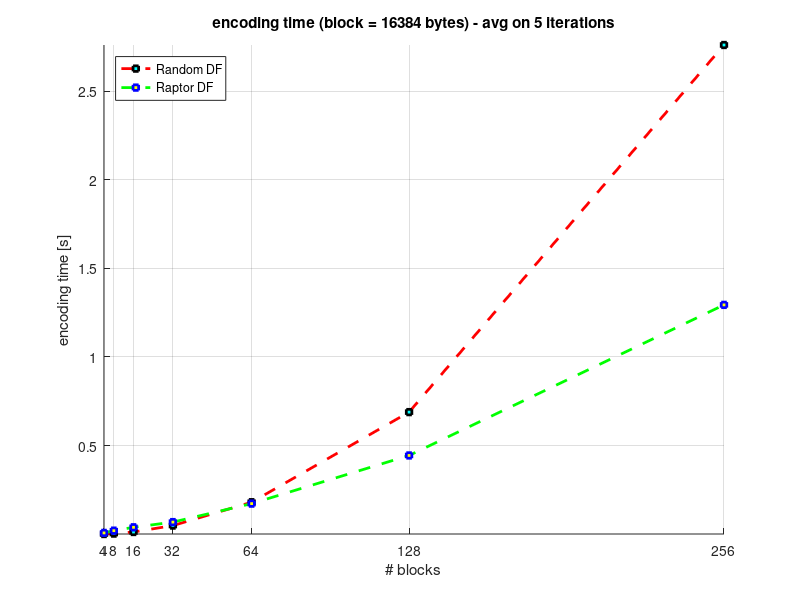
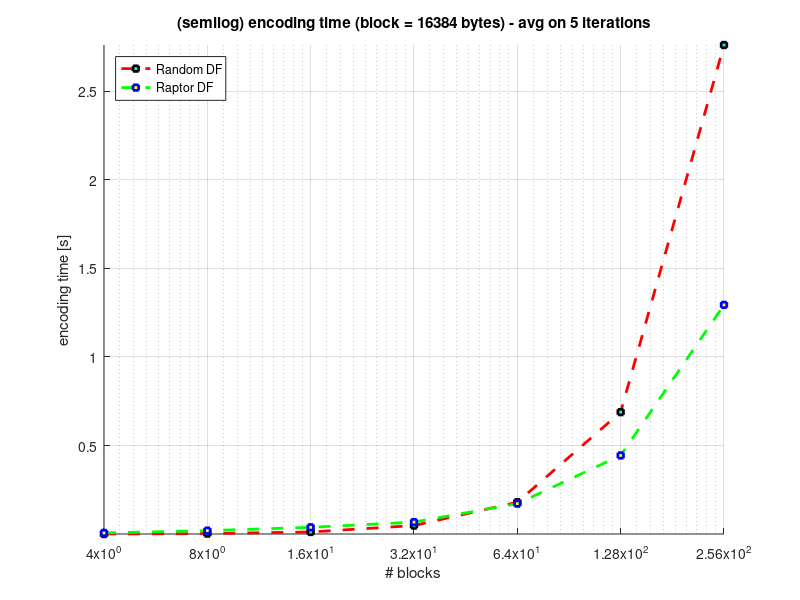
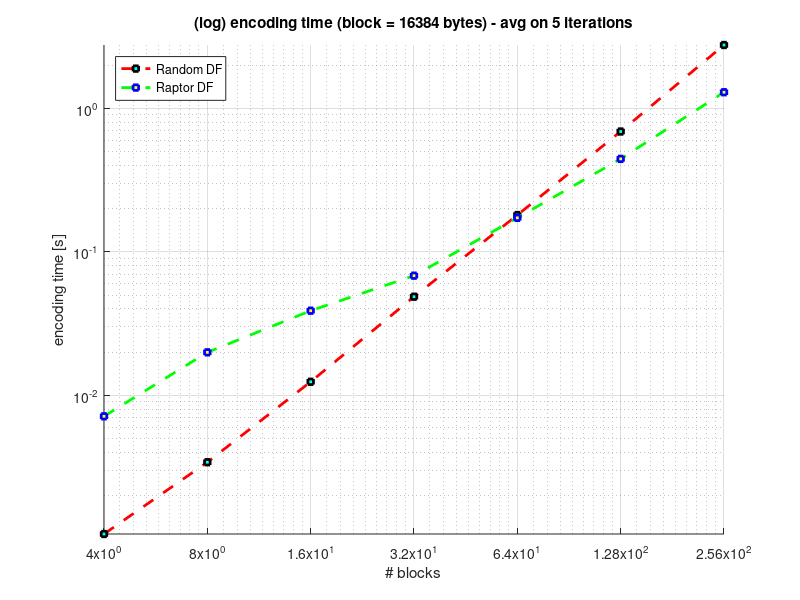
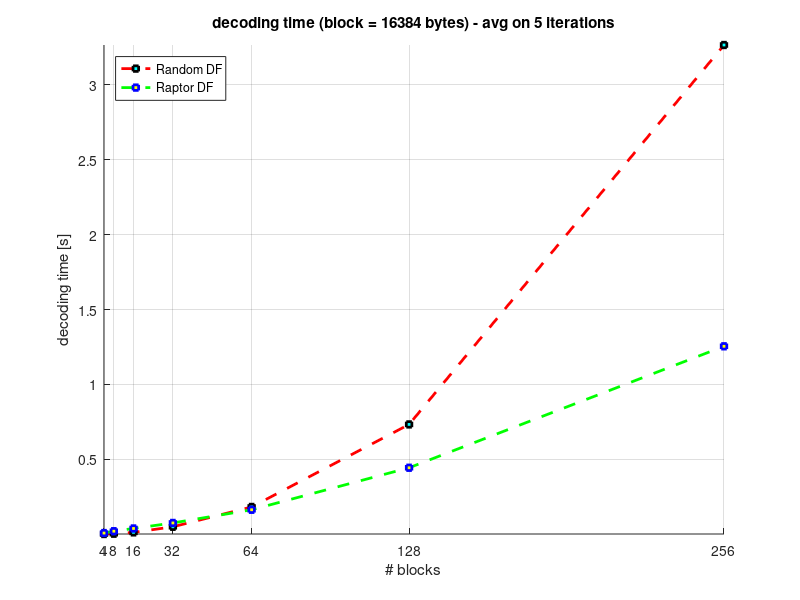

Recreate these plots in MATLAB, in order.
        piecesize = [65536, 131072, 262144, 524288, 1048576, 2097152, 4194304];
        blocks = [4, 8, 16, 32, 64, 128, 256];
        
        t_enc_mean_rdf = [0.0010819012778145926, 0.0034206129546858312, 0.012437830831771506, 0.048688764475812815, 0.18037448058317312, 0.68886904976431929, 2.7603845659588204];
        t_enc_mean_raptor = [0.0071466615464952253, 0.019942179815474647, 0.038881074598986216, 0.068200010905275277, 0.17250481076690516, 0.44423496853686828, 1.2939527263152673];
        t_dec_mean_rdf = [0.0011486539386567616, 0.0030376303909171341, 0.011954709143068957, 0.049333653855977468, 0.18177997017795944, 0.73293224412946545, 3.2670491794101721];
        t_dec_mean_raptor = [0.0074132792154947922, 0.019828190392269678, 0.03809277875996718, 0.074919341421227567, 0.16296660610148694, 0.44357193097800957, 1.2547293630894945];
        ovh_mean_rdf = [35.0, 25.0, 12.5, 8.75, 1.5625, 2.34375, 0.625];
        ovh_mean_raptor = [75.0, 25.0, 12.5, 10.625, 3.125, 0.9375, 0.546875];
        ovh_mean_rr = [75.0, 152.5, 195.0, 359.375, 305.625, 422.5, 491.328125];
        
        figure
        hold on
        plot(blocks,t_enc_mean_rdf,'--rs','LineWidth',2,'MarkerEdgeColor','k','MarkerFaceColor','c','MarkerSize',4)
        plot(blocks,t_enc_mean_raptor,'--gs','LineWidth',2,'MarkerEdgeColor','b','MarkerFaceColor','y','MarkerSize',4)
        set(gca,'XTick',blocks)   
        ylabel('encoding time [s]')
        xlabel('# blocks')
        title('encoding time (block = 16384 bytes) - avg on 5 iterations')
        h = legend('Random DF','Raptor DF','Location','NorthWest');
        set(h,'Interpreter','none')
        axis tight
        grid on
        
        figure
        hold on
        plot(blocks,t_enc_mean_rdf,'--rs','LineWidth',2,'MarkerEdgeColor','k','MarkerFaceColor','c','MarkerSize',4)
        plot(blocks,t_enc_mean_raptor,'--gs','LineWidth',2,'MarkerEdgeColor','b','MarkerFaceColor','y','MarkerSize',4)
        set(gca,'XTick',blocks)  
        set(gca,'XScale','Log') 
        ylabel('encoding time [s]')
        xlabel('# blocks')
        title('(semilog) encoding time (block = 16384 bytes) - avg on 5 iterations')
        h = legend('Random DF','Raptor DF','Location','NorthWest');
        set(h,'Interpreter','none')
        axis tight
        grid on
        
        figure
        hold on
        plot(blocks,t_enc_mean_rdf,'--rs','LineWidth',2,'MarkerEdgeColor','k','MarkerFaceColor','c','MarkerSize',4)
        plot(blocks,t_enc_mean_raptor,'--gs','LineWidth',2,'MarkerEdgeColor','b','MarkerFaceColor','y','MarkerSize',4)
        set(gca,'XTick',blocks)  
        set(gca,'XScale','Log') 
        set(gca,'YScale','Log') 
        ylabel('encoding time [s]')
        xlabel('# blocks')
        title('(log) encoding time (block = 16384 bytes) - avg on 5 iterations')
        h = legend('Random DF','Raptor DF','Location','NorthWest');
        set(h,'Interpreter','none')
        axis tight
        grid on
        
        figure
        hold on
        plot(blocks,t_dec_mean_rdf,'--rs','LineWidth',2,'MarkerEdgeColor','k','MarkerFaceColor','c','MarkerSize',4)
        plot(blocks,t_dec_mean_raptor,'--gs','LineWidth',2,'MarkerEdgeColor','b','MarkerFaceColor','y','MarkerSize',4)
        set(gca,'XTick',blocks)   
        ylabel('decoding time [s]')
        xlabel('# blocks')
        title('decoding time (block = 16384 bytes) - avg on 5 iterations')
        h = legend('Random DF','Raptor DF','Location','NorthWest');
        set(h,'Interpreter','none')
        axis tight
        grid on
        
        figure
        hold on
        plot(blocks,t_dec_mean_rdf,'--rs','LineWidth',2,'MarkerEdgeColor','k','MarkerFaceColor','c','MarkerSize',4)
        plot(blocks,t_dec_mean_raptor,'--gs','LineWidth',2,'MarkerEdgeColor','b','MarkerFaceColor','y','MarkerSize',4)
        set(gca,'XTick',blocks) 
        set(gca,'XScale','Log')   
        ylabel('decoding time [s]')
        xlabel('# blocks')
        title('(semilog) decoding time (block = 16384 bytes) - avg on 5 iterations')
        h = legend('Random DF','Raptor DF','Location','NorthWest');
        set(h,'Interpreter','none')
        axis tight
        grid on
        
        figure
        hold on
        plot(blocks,t_dec_mean_rdf,'--rs','LineWidth',2,'MarkerEdgeColor','k','MarkerFaceColor','c','MarkerSize',4)
        plot(blocks,t_dec_mean_raptor,'--gs','LineWidth',2,'MarkerEdgeColor','b','MarkerFaceColor','y','MarkerSize',4)
        set(gca,'XTick',blocks) 
        set(gca,'XScale','Log')   
        set(gca,'YScale','Log') 
        ylabel('decoding time [s]')
        xlabel('# blocks')
        title('(log) decoding time (block = 16384 bytes) - avg on 5 iterations')
        h = legend('Random DF','Raptor DF','Location','NorthWest');
        set(h,'Interpreter','none')
        axis tight
        grid on
        
        figure
        hold on
        plot(blocks,ovh_mean_rr,'--rs','LineWidth',2,'MarkerEdgeColor','k','MarkerFaceColor','c','MarkerSize',4)
        set(gca,'XTick',blocks)    
        set(gca,'XScale','Log')   
        xlabel('# blocks')
        ylabel('overhead [%]')
        title('(semilog) overhead (# of block used/min # of blocks to decode) - loss pr: 99 - avg on 5 iterations')
        h = legend('Round Robin','Location','NorthWest');
        set(h,'Interpreter','none')
        axis tight
        grid on
        
        figure
        hold on
        plot(blocks,ovh_mean_rdf,'--rs','LineWidth',2,'MarkerEdgeColor','k','MarkerFaceColor','c','MarkerSize',4)
        plot(blocks,ovh_mean_raptor,'--gs','LineWidth',2,'MarkerEdgeColor','b','MarkerFaceColor','y','MarkerSize',4)
        set(gca,'XTick',blocks)     
        xlabel('# blocks')
        ylabel('overhead [%]')
        title('overhead (# of block used/min # of blocks to decode) - loss pr: 99 - avg on 5 iterations')
        h = legend('Random DF','Raptor DF','Location','NorthEast');
        set(h,'Interpreter','none')
        axis tight
        grid on
        
        figure
        hold on
        plot(blocks,ovh_mean_rdf,'--rs','LineWidth',2,'MarkerEdgeColor','k','MarkerFaceColor','c','MarkerSize',4)
        plot(blocks,ovh_mean_raptor,'--gs','LineWidth',2,'MarkerEdgeColor','b','MarkerFaceColor','y','MarkerSize',4)
        set(gca,'XTick',blocks)    
        set(gca,'XScale','Log')   
        xlabel('# blocks')
        ylabel('overhead [%]')
        title('(semilog) overhead (# of block used/min # of blocks to decode) - loss pr: 99 - avg on 5 iterations')
        h = legend('Random DF','Raptor DF','Location','NorthEast');
        set(h,'Interpreter','none')
        axis tight
        grid on
        
        figure
        hold on
        plot(blocks,ovh_mean_rr,'--bs','LineWidth',2,'MarkerEdgeColor','b','MarkerFaceColor','r','MarkerSize',4)
        plot(blocks,ovh_mean_rdf,'--rs','LineWidth',2,'MarkerEdgeColor','k','MarkerFaceColor','c','MarkerSize',4)
        plot(blocks,ovh_mean_raptor,'--gs','LineWidth',2,'MarkerEdgeColor','b','MarkerFaceColor','y','MarkerSize',4)
        set(gca,'XTick',blocks)    
        set(gca,'XScale','Log')   
        xlabel('# blocks')
        ylabel('overhead [%]')
        title('(semilog) overhead (# of block used/min # of blocks to decode) - loss pr: 99 - avg on 5 iterations')
        h = legend('Round Robin','Random DF','Raptor DF','Location','NorthWest');
        set(h,'Interpreter','none')
        axis tight
        grid on
        